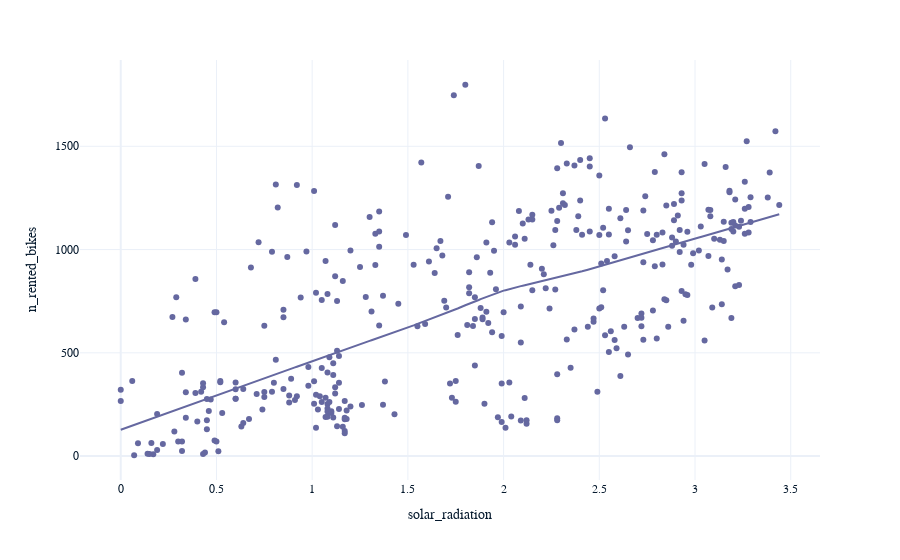

This figure's notebook cell:
### Code cell
px.scatter(noon_rides, x = 'solar_radiation', y = 'n_rented_bikes', trendline = 'lowess')

### Figure 1 — Plotly figure (JSON) as saved in the notebook; plotly's stock layout.template omitted (floating-point values rounded to 4 significant figures; data arrays with more than 128 entries replaced by an {"elided": "..."} marker saying what was removed)
{"data": [{"hovertemplate": "solar_radiation=%{x}<br>n_rented_bikes=%{y}<extra></extra>", "legendgroup": "", "marker": {"color": "#6568a0", "symbol": "circle"}, "mode": "markers", "name": "", "orientation": "v", "showlegend": false, "x": {"elided": "353 float values"}, "xaxis": "x", "y": {"elided": "353 int values"}, "yaxis": "y", "type": "scatter"}, {"hovertemplate": "<b>LOWESS trendline</b><br><br>solar_radiation=%{x}<br>n_rented_bikes=%{y} <b>(trend)</b><extra></extra>", "legendgroup": "", "marker": {"color": "#6568a0", "symbol": "circle"}, "mode": "lines", "name": "", "showlegend": false, "x": {"elided": "353 float values"}, "xaxis": "x", "y": {"elided": "353 float values"}, "yaxis": "y", "type": "scatter"}], "layout": {"xaxis": {"anchor": "y", "domain": [0, 1], "title": {"text": "solar_radiation"}}, "yaxis": {"anchor": "x", "domain": [0, 1], "title": {"text": "n_rented_bikes"}}, "legend": {"tracegroupgap": 0}, "margin": {"t": 60}}}
